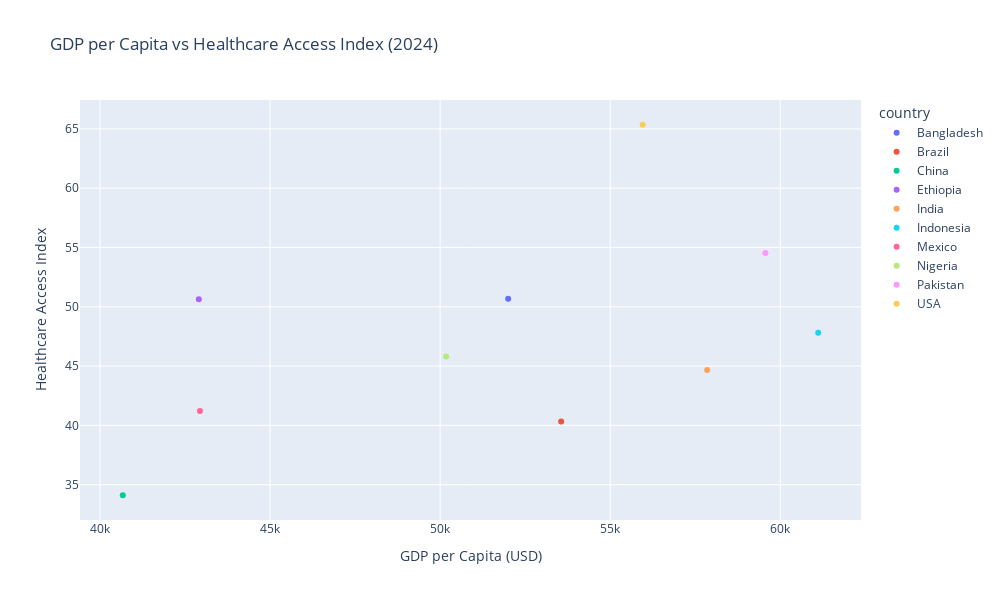

Notebook cell for this chart:
### Markdown cell above
**3. Plotly Scatter Plot: GDP vs Healthcare Access**

**Purpose**: Interactive plot to explore whether wealthier countries also have better healthcare 

access.

**Why Plotly**: Ideal for interactive dashboards and dynamic data exploration (zoom, hover 

tooltips, etc.).

### Code cell
# Step 24. Plotly Scatter Plot: GDP vs Healthcare Access
# Purpose: Interactive plot to explore whether wealthier countries also have better healthcare access.

import pandas as pd
import plotly.express as px

# Load the cleaned dataset
df = pd.read_csv('input_data/cleaned_water_pollution_disease.csv')

# Step 25. Convert the 'year' column to numeric (if needed)
df['year'] = pd.to_numeric(df['year'], errors='coerce')

# Step 26. Get the most recent year
latest_year = df['year'].max()

# Step 27. Filter the dataset to only include rows from the latest year
df_latest = df[df['year'] == latest_year]

# Step 28. Group by country and calculate mean values
gdp_health_df = df_latest.groupby('country', as_index=False)[[
    'gdp_per_capita_usd', 'healthcare_access_index_0100'
]].mean()

# Step 29. Create the updated scatter plot
fig = px.scatter(
    gdp_health_df,
    x='gdp_per_capita_usd',
    y='healthcare_access_index_0100',
    color='country',
    title=f"GDP per Capita vs Healthcare Access Index ({latest_year})",
    labels={
        'gdp_per_capita_usd': 'GDP per Capita (USD)',
        'healthcare_access_index_0100': 'Healthcare Access Index'
    },
    width=1000,
    height=600
)

fig.show()

### Figure 1 — Plotly figure (JSON) as saved in the notebook; plotly's stock layout.template omitted (floating-point values rounded to 4 significant figures)
{"data": [{"hovertemplate": "country=Bangladesh<br>GDP per Capita (USD)=%{x}<br>Healthcare Access Index=%{y}<extra></extra>", "legendgroup": "Bangladesh", "marker": {"color": "#636efa", "symbol": "circle"}, "mode": "markers", "name": "Bangladesh", "orientation": "v", "showlegend": true, "type": "scatter", "x": [52000.0], "xaxis": "x", "y": [50.68], "yaxis": "y"}, {"hovertemplate": "country=Brazil<br>GDP per Capita (USD)=%{x}<br>Healthcare Access Index=%{y}<extra></extra>", "legendgroup": "Brazil", "marker": {"color": "#EF553B", "symbol": "circle"}, "mode": "markers", "name": "Brazil", "orientation": "v", "showlegend": true, "type": "scatter", "x": [53560.0], "xaxis": "x", "y": [40.32], "yaxis": "y"}, {"hovertemplate": "country=China<br>GDP per Capita (USD)=%{x}<br>Healthcare Access Index=%{y}<extra></extra>", "legendgroup": "China", "marker": {"color": "#00cc96", "symbol": "circle"}, "mode": "markers", "name": "China", "orientation": "v", "showlegend": true, "type": "scatter", "x": [40669], "xaxis": "x", "y": [34.11], "yaxis": "y"}, {"hovertemplate": "country=Ethiopia<br>GDP per Capita (USD)=%{x}<br>Healthcare Access Index=%{y}<extra></extra>", "legendgroup": "Ethiopia", "marker": {"color": "#ab63fa", "symbol": "circle"}, "mode": "markers", "name": "Ethiopia", "orientation": "v", "showlegend": true, "type": "scatter", "x": [42900.0], "xaxis": "x", "y": [50.64], "yaxis": "y"}, {"hovertemplate": "country=India<br>GDP per Capita (USD)=%{x}<br>Healthcare Access Index=%{y}<extra></extra>", "legendgroup": "India", "marker": {"color": "#FFA15A", "symbol": "circle"}, "mode": "markers", "name": "India", "orientation": "v", "showlegend": true, "type": "scatter", "x": [57850.0], "xaxis": "x", "y": [44.68], "yaxis": "y"}, {"hovertemplate": "country=Indonesia<br>GDP per Capita (USD)=%{x}<br>Healthcare Access Index=%{y}<extra></extra>", "legendgroup": "Indonesia", "marker": {"color": "#19d3f3", "symbol": "circle"}, "mode": "markers", "name": "Indonesia", "orientation": "v", "showlegend": true, "type": "scatter", "x": [61115], "xaxis": "x", "y": [47.81], "yaxis": "y"}, {"hovertemplate": "country=Mexico<br>GDP per Capita (USD)=%{x}<br>Healthcare Access Index=%{y}<extra></extra>", "legendgroup": "Mexico", "marker": {"color": "#FF6692", "symbol": "circle"}, "mode": "markers", "name": "Mexico", "orientation": "v", "showlegend": true, "type": "scatter", "x": [42940.0], "xaxis": "x", "y": [41.22], "yaxis": "y"}, {"hovertemplate": "country=Nigeria<br>GDP per Capita (USD)=%{x}<br>Healthcare Access Index=%{y}<extra></extra>", "legendgroup": "Nigeria", "marker": {"color": "#B6E880", "symbol": "circle"}, "mode": "markers", "name": "Nigeria", "orientation": "v", "showlegend": true, "type": "scatter", "x": [50180.0], "xaxis": "x", "y": [45.8], "yaxis": "y"}, {"hovertemplate": "country=Pakistan<br>GDP per Capita (USD)=%{x}<br>Healthcare Access Index=%{y}<extra></extra>", "legendgroup": "Pakistan", "marker": {"color": "#FF97FF", "symbol": "circle"}, "mode": "markers", "name": "Pakistan", "orientation": "v", "showlegend": true, "type": "scatter", "x": [59560.0], "xaxis": "x", "y": [54.53], "yaxis": "y"}, {"hovertemplate": "country=USA<br>GDP per Capita (USD)=%{x}<br>Healthcare Access Index=%{y}<extra></extra>", "legendgroup": "USA", "marker": {"color": "#FECB52", "symbol": "circle"}, "mode": "markers", "name": "USA", "orientation": "v", "showlegend": true, "type": "scatter", "x": [55960.0], "xaxis": "x", "y": [65.35], "yaxis": "y"}], "layout": {"height": 600, "legend": {"title": {"text": "country"}, "tracegroupgap": 0}, "title": {"text": "GDP per Capita vs Healthcare Access Index (2024)"}, "width": 1000, "xaxis": {"anchor": "y", "domain": [0, 1], "title": {"text": "GDP per Capita (USD)"}}, "yaxis": {"anchor": "x", "domain": [0, 1], "title": {"text": "Healthcare Access Index"}}}}
